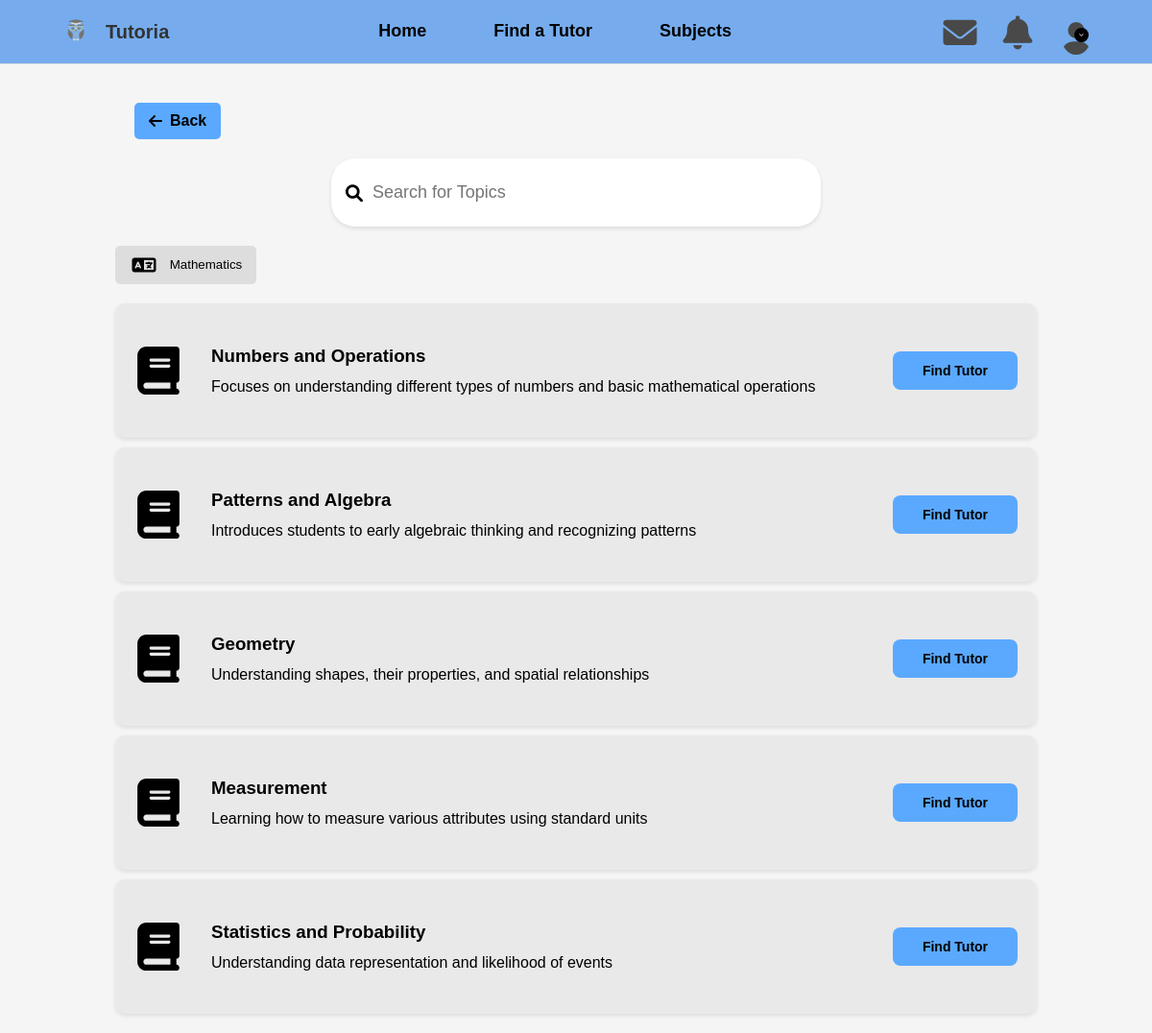
The app's page /subjects_2/Mathematics/ with its own data.
### tutoria_app/models.py (models this page shows, shortened)
class Subject(models.Model):
    name = models.CharField(max_length=100, unique=True)

class Topic(models.Model):
    subject = models.ForeignKey(
        'Subject',
        on_delete=models.CASCADE,
        related_name="topics",
        null=True,
        blank=True
    )
    name = models.CharField(max_length=100, unique=True)
    description = models.TextField(null=True, blank=True)

### tutoria_app/views.py (the view)
# urls.py: path('subjects_2/<str:subject_name>/', views.subjects_2, name='subjects_2'),
def subjects_2(request, subject_name):
    subject = get_object_or_404(Subject, name=subject_name)
    topics = Topic.objects.filter(subject=subject)
    context = {
        'subject': subject,
        'topics': topics,
    }
    return render(request, 'users/subjects_2.html', context)

### tutoria_app/context_processors.py (called while the page is built)
def user_profile(request):
    if request.user.is_authenticated:
        profile_photo = (
            request.user.tutor_profile.profile_photo.url
            if hasattr(request.user, 'tutor_profile') and request.user.tutor_profile.profile_photo
            else None
        )
    else:
        profile_photo = None
    return {'profile_photo': profile_photo}

### templates/users/subjects_2.html (shortened to what this page needs)
{% load static %}
<!DOCTYPE html>
<html lang="en">
<head>
  <link rel="stylesheet" href="{% static 'css/subject_2.css' %}">
  <link rel="stylesheet" href="https://cdnjs.cloudflare.com/ajax/libs/font-awesome/6.0.0/css/all.min.css">
</head>
<body>
  {% include 'users/navigation.html' %}
  <main class="subjects-page">
    <section class="back-button-wrapper">
      <button class="back-button" onclick="goBack()">
        <i class="fas fa-arrow-left"></i> Back
      </button>
    </section>
    <section class="search-bar">
      <div class="search-input">
        <i class="fas fa-search search-icon"></i>
        <input type="text" placeholder="Search for Topics" />
      </div>
    </section>
    <section class="language-filter">
      <button class="language-btn">
        <img src="{% static 'images/svg/language.svg' %}" alt="Subject Icon" class="language-icon">
        {{ subject.name }}
    </button>
      </section>
      <section class="subject-list">
        {% for topic in topics %}
          <div class="subject-item">
            <img src="{% static 'images/svg/book.svg' %}" alt="Topic Icon" class="subject-icon">
            <div class="subject-info">
              <h3>{{ topic.name }}</h3>
              <p>{{ topic.description }}</p>
            </div>
            <button class="find-tutor-btn" onclick="redirectToFindTutor('{{ topic.id }}')">
              Find Tutor
            </button>
          </div>
        {% empty %}
          <p>No topics available for this subject.</p>
        {% endfor %}
      </section>
  </main>
</body>
</html>

### templates/users/navigation.html (shortened to what this page needs)
{% load static %}
<!DOCTYPE html>
<html lang="en">
<head>
    <link rel="stylesheet" href="{% static 'css/tutoria.css' %}">
    <link href="https://cdnjs.cloudflare.com/ajax/libs/font-awesome/6.0.0-beta3/css/all.min.css" rel="stylesheet">
</head>
<body>
    <header style="background-color: #76aced;">
        <div class="logo">
            <a href="{% url 'tutoria' %}">
                <img src="{% static 'images/owl.png' %}" alt="Tutoria Logo">
                <span style="font-weight: bold;">Tutoria</span>
            </a>
        </div>
        <nav class="nav">
            <a href="{% url 'tutoria' %}" class="{% if request.resolver_match.url_name == 'tutoria' %}active{% endif %}">Home</a>
            {% if request.session.user_role == 'tutor' %}
                <a href="{% url 'tutor_bookings' %}"
                   class="{% if request.resolver_match.url_name == 'tutor_bookings' or request.resolver_match.url_name == 'tutor_booking_details' %}active{% endif %}">
                    Bookings
                </a>
            {% else %}
                <a href="{% url 'find_tutor' %}" class="{% if request.resolver_match.url_name == 'find_tutor' %}active{% endif %}">Find a Tutor</a>
            {% endif %}
            {% if request.session.user_role != 'tutor' %}
                <a href="{% url 'subjects' %}" class="{% if request.resolver_match.url_name == 'subjects' %}active{% endif %}">Subjects</a>
            {% endif %}
        </nav>
        <div class="auth-buttons">
            <div class="logged-in-icons">
                <a href="{% url 'user_chat' %}" class="icon">
                    <i class="fa fa-envelope"></i>
                </a>
            </div>
            <a href="javascript:void(0)" class="icon notification-container" onclick="toggleNotificationDrop()">
                <i class="fa fa-bell"></i>
            </a>
            <div class="profile-dropdown">
                <a href="javascript:void(0)" class="icon profile-icon" onclick="toggleDropdown()">
                    <i class="fas fa-chevron-down arrow-icon"></i>
                </a>
            </div>
        </div>
    </header>
</body>
</html>

### tutoria_app/static/css/subject_2.css (style rules this page uses)
body { font-family: Arial, sans-serif; margin: 0; padding: 0; background-color: #f5f5f5; }
.subjects-page { width: 80%; margin: auto; padding: 20px; }
.search-bar { display: flex; justify-content: center; margin-bottom: 20px; }
.back-button-wrapper { margin: 20px; }
.back-button { background-color: #5AA9FF; color: black; font-weight: bold; border: none; padding: 10px 15px; border-radius: 5px; cursor: pointer; font-size: 16px; display: flex; align-items: center; }
.back-button i { margin-right: 8px; }
.search-input { display: flex; align-items: center; background: white; padding: 15px; border-radius: 25px; box-shadow: 0 2px 4px rgba(0, 0, 0, 0.1); font-size: 18px; width: 50%; }
.search-input input { border: none; outline: none; padding: 10px; font-size: 18px; width: 100%; }
.language-filter { display: flex; justify-content: flex-start; margin-bottom: 20px; }
.language-btn { background: #ddd; border: none; padding: 10px 15px; border-radius: 5px; cursor: pointer; }
.language-icon { width: 30px; height: 20px; margin-right: 8px; vertical-align: middle; }
.subject-list { display: flex; flex-direction: column; gap: 10px; }
.subject-item { display: flex; align-items: center; background: #e9e9e9; padding: 20px; border-radius: 10px; box-shadow: 0 2px 4px rgba(0, 0, 0, 0.1); justify-content: space-between; min-height: 100px; gap: 15px; position: relative; overflow: hidden; }
.subject-icon { width: 50px; height: 50px; margin-right: 15px; }
.subject-info { flex-grow: 1; margin-right: 150px; display: flex; flex-direction: column; gap: 5px; word-wrap: break-word; overflow: hidden; }
.subject-info h3 { margin-bottom: 5px; }
.subject-info p { margin-top: 0; line-height: 1.4; white-space: normal; word-break: break-word; }
.find-tutor-btn { background: #5aa9ff; color: black; font-weight: bold; border: none; padding: 12px 30px; border-radius: 8px; cursor: pointer; font-size: 14px; text-align: center; display: flex; align-items: center; justify-content: center; width: 130px; height: 40px; position: absolute; right: 20px; top: 50%; transform: translateY(-50%); }

### tutoria_app/static/css/tutoria.css (style rules this page uses)
body { font-family: 'Arial', sans-serif; margin: 0; padding: 0; box-sizing: border-box; }
header { display: flex; justify-content: space-between; align-items: center; background-color: #f9f3ff; padding: 10px 60px; border-bottom: 1px solid #ddd; position: relative; }
.logo a { text-decoration: none; display: flex; align-items: center; }
.logo img { height: 30px; margin-right: 10px; }
.logo span { font-family: 'TT Bluescreens', sans-serif; font-size: 20px; color: #333; }
.nav { display: flex; align-items: center; }
.nav a { margin: 0 20px; text-decoration: none; border-bottom: 2px solid transparent; padding-bottom: 200px; color: black; font-weight: bold; font-size: 18px; padding: 10px 15px; transition: color 0.3s ease, background-color 0.3s ease; }
.auth-buttons { display: flex; }
.auth-buttons { display: flex; gap: 20px; align-items: center; }
.auth-buttons .icon { font-size: 35px; color: #494949; text-decoration: none; display: inline-flex; align-items: center; justify-content: center; width: 40px; height: 40px; border-radius: 50%; }
.profile-dropdown { display: inline-block; position: relative; }
.profile-icon { display: flex; align-items: center; cursor: pointer; }
.arrow-icon { font-size: 5px; margin-top: 12px; margin-left: -25px; background-color: black; color: white; border-radius: 50%; padding: 5px; transition: transform 0.3s ease; }
.notification-container { position: relative; }

### records on screen
Subject: name "Mathematics"
Topic: name "Numbers and Operations", description "Focuses on understanding different types of numbers and basic mathematical operations"
Topic: name "Patterns and Algebra", description "Introduces students to early algebraic thinking and recognizing patterns"
Topic: name "Geometry", description "Understanding shapes, their properties, and spatial relationships"
Topic: name "Measurement", description "Learning how to measure various attributes using standard units"
Topic: name "Statistics and Probability", description "Understanding data representation and likelihood of events"
